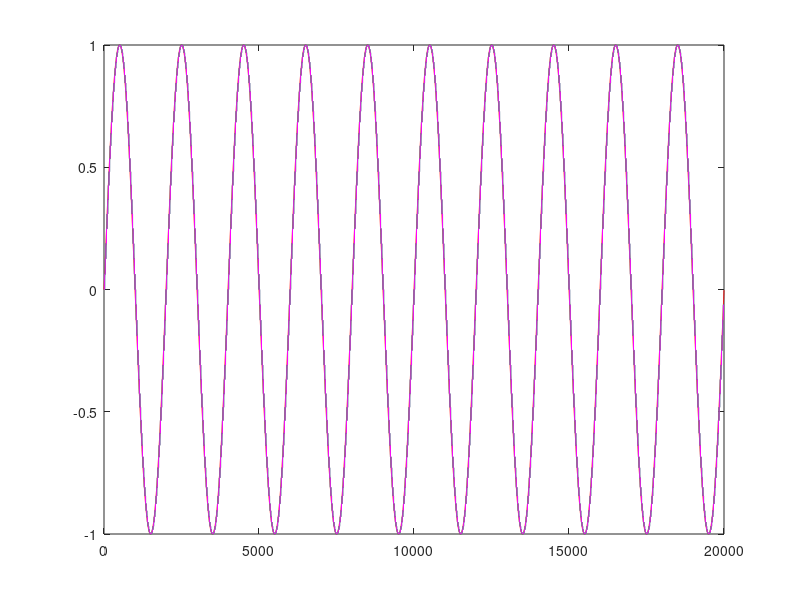
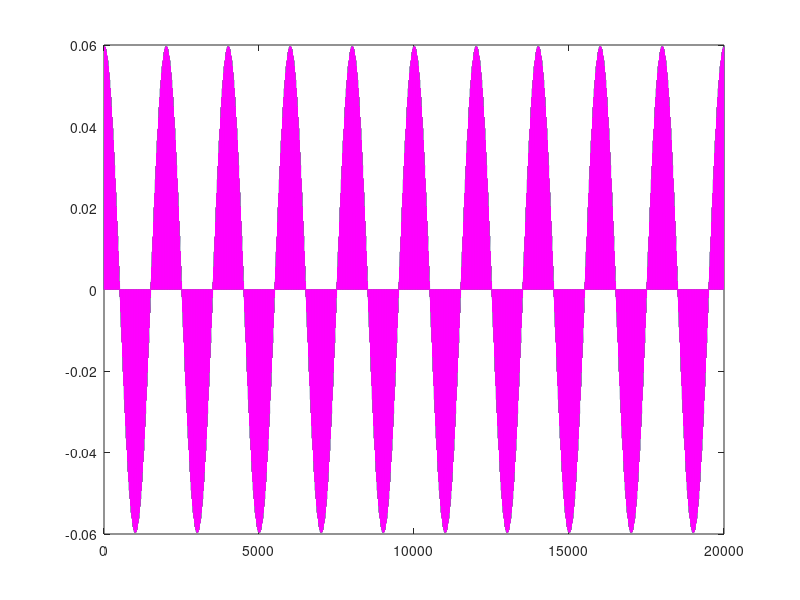

These charts were generated, in order, by the following MATLAB code:
% Sampling theory
%
% Universidad Autonoma de Queretaro
% Electronica Avanzada III
% Rene de Jesus Romero Troncoso
%
% Exercise 2.7
%     Quantization effects

clear all;

% User parameters
fc = 10;             % Input frequency
ph = 0.0;            % Input phase
b  = 24;             % Quantization bits

% Fixed parameters
fs = 1000;           % Sampling frequency in Hz
Ts = 1.0;            % Running time for experimentation

% Sampling and quantization
N = floor(fs*Ts);    % Samples to be taken
V = 20;              % Oversampling rate for graphics
M = V*N;             % Oversampled samples
Q = 2^(b-1);         % Quantization factor for sine function
for k=0:M-1
    yv(k+1) = sin(2.0*pi*fc*k/M + ph); % Oversampled function as reference
end;
for k=0:N-1
    s = V*k;
    for i=0:V-1
        yo(s+i+1) = yv(s+1);                  % Sampled signal
        yt(s+i+1) = floor(Q*yv(s+1))/Q;       % Quantization by truncation
        yr(s+i+1) = floor(Q*yv(s+1) + 0.5)/Q; % Quantization by rounding
    end;
end;

% Oscilloscope-like plot
figure(1);
plot(yv,'r');
hold on;
plot(yo);
plot(yt,'g');
plot(yr,'m');

% Quantization error
Ef = yv - yo; % Floating point
Et = yv - yt; % Truncation
Er = yv - yr; % Rounding

% Error plot
figure(2);
plot(Ef);
hold on;
plot(Et,'g');
plot(Er,'m');

% Experimentation procedure:
%     1. Run as is
%     2. Change quantization bits to 16
%     3. Change quantization bits to 8
%     4. Change quantization bits to 6